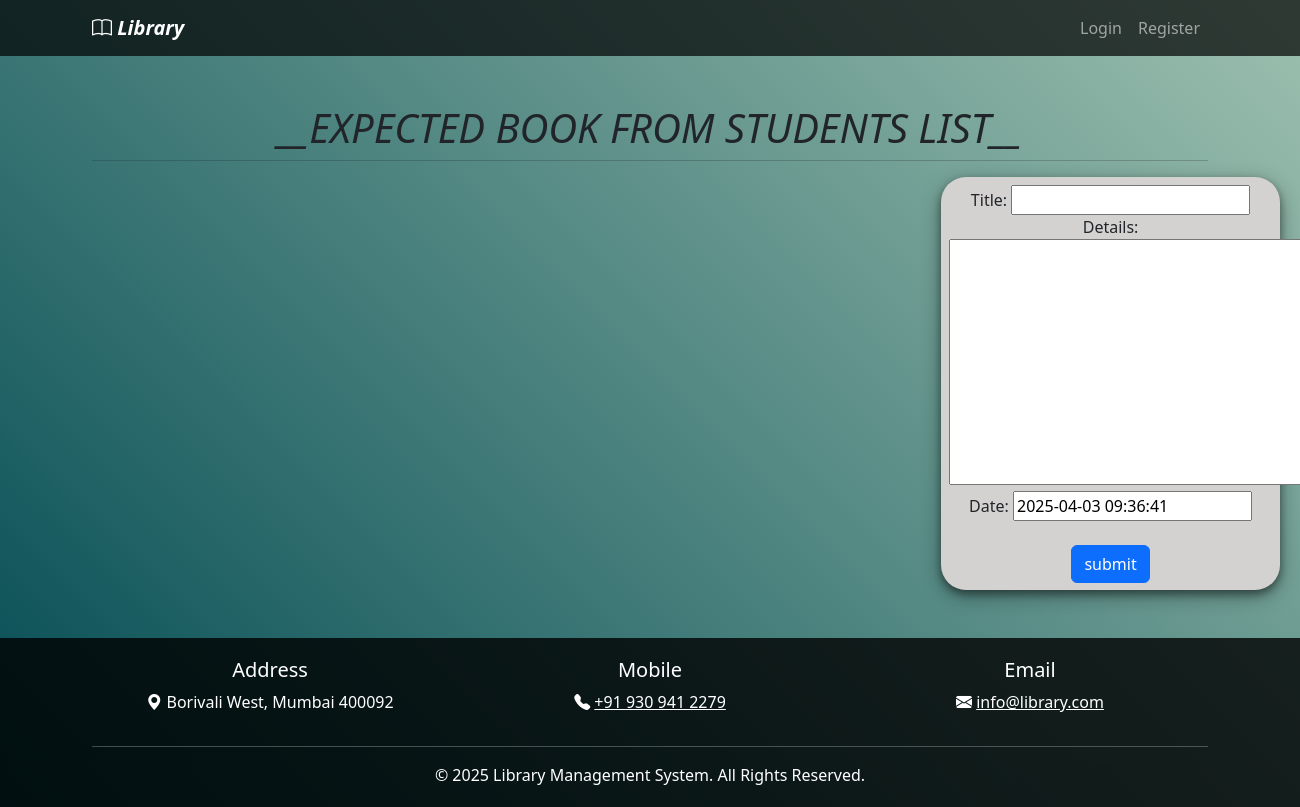
Page /expected_book/ on the earlier database version.
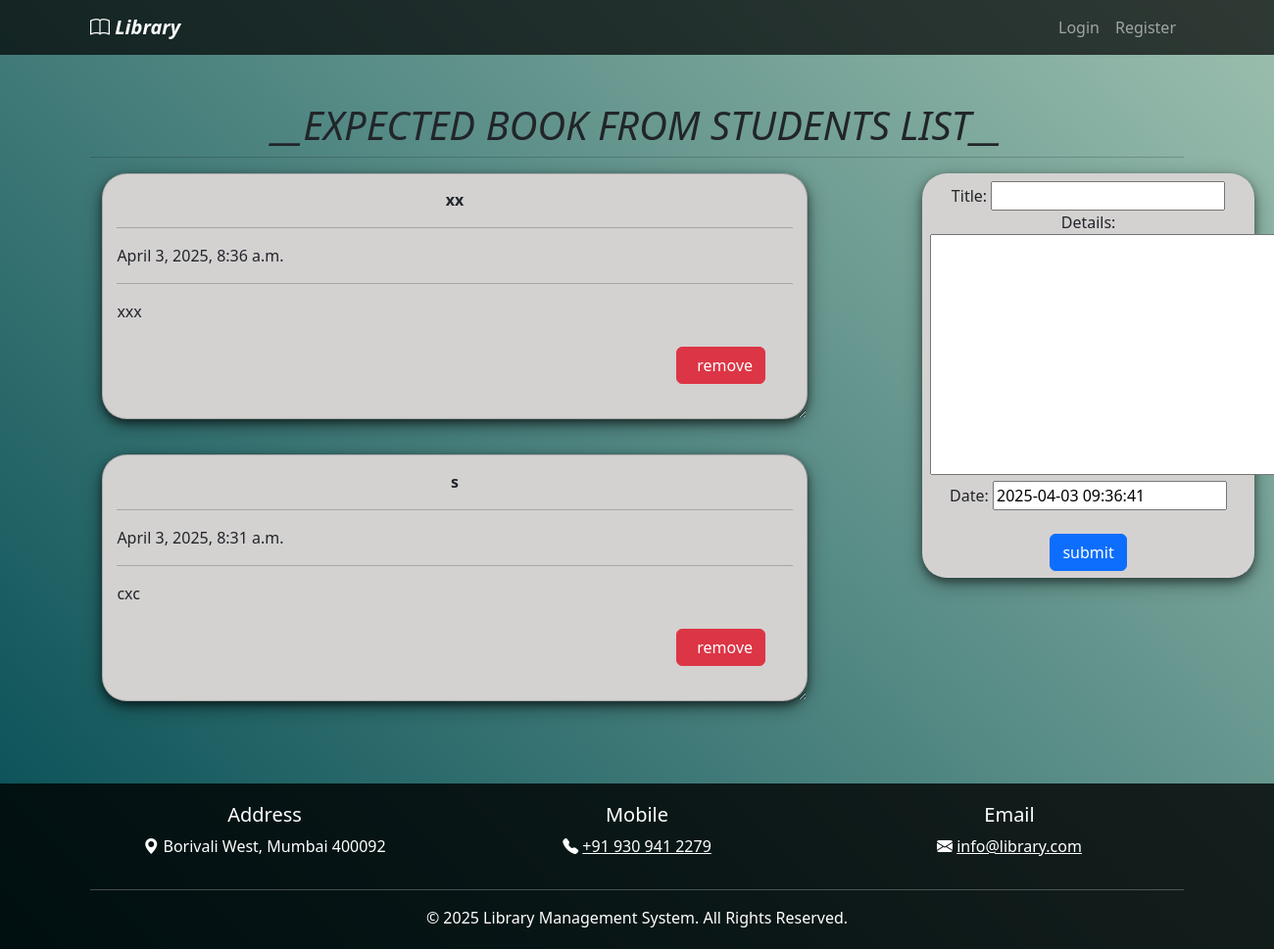
Same page on the later database version.
### elibrary_app/models.py (models this page shows, shortened)
class Todo(models.Model):
    title = models.CharField(max_length=100)
    details = models.TextField()
    date = models.DateTimeField(default=timezone.now)

### elibrary_app/views.py (the view)
# urls.py: path('expected_book/',views.expected_book,name='expected_book'),
def expected_book(request):
    item_list = Todo.objects.order_by("-date")
    if request.method == "POST":
        form = TodoForm(request.POST)
        if form.is_valid():
            form.save()
            return redirect('expected_book')
    form = TodoForm()
    page = {
        "forms": form,
        "list": item_list,
        "title": "TODO LIST",
    }
    return render(request, 'expected_book.html', page)

### elibrary_app/forms.py
class TodoForm(forms.ModelForm):
    class Meta:
        model = Todo
        fields = "__all__"

### elibrary_app/templates/expected_book.html (shortened to what this page needs)
{% extends 'base.html' %}
{% block content %}
<div  class="container-fluid">
  <center class="row">
    <h1><i>__EXPECTED BOOK FROM STUDENTS LIST__</i></h1>
    <hr />
  </center>
  <div class="row">
    <div class="col-md-8">
      {% for i in list %}
      <div class="card">
        <center><b>{{i.title}}</b></center>
        <hr/>
        {{i.date}}
        <hr/>
        {{i.details}}
        <br />
        <br />
        <form action="/del/{{i.id}}" method="POST" style=" padding-right: 4%; padding-bottom: 3%;">
          <button value="remove" type="submit"  class="btn btn-danger" style="float: right;"> &nbsp; remove</button>
        </form>
      </div>
      {% endfor%}
    </div>
    <div class="col-md-1"> </div>
    <div class="col-md-3" >
      <div  class="submit_form">
      <form  method="POST">
        {{forms}}
        <br>
        <center>
        <input type="submit" class="btn btn-primary" value="submit" />
      </center>
      </form>
    </div>
  </div>
</div>
</div>
{% endblock %}

Differences in the rows shown:
added Todo: title "xx", date "April 3, 2025, 8:36 a.m.", details "xxx"
added Todo: title "s", date "April 3, 2025, 8:31 a.m.", details "cxc"
